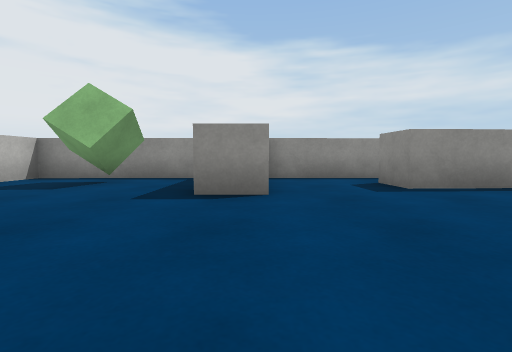
view 1 (above)

24 first-person views from a walk through a Unity game level. The camera is 0.51 m above the floor, tilts 4° down and sees 85° across. The floor is counted in squares, 1 m on a side. Each view is taken from the middle of a square. On the plan, view 1 faces up. The plan holds only what a view shows up to about 9 squares ahead; the rest is blank. The player character is not drawn. Surface patterns are stand-ins for the level's own textures.

view 2
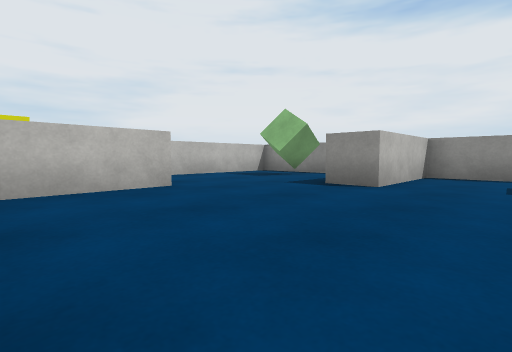

view 3
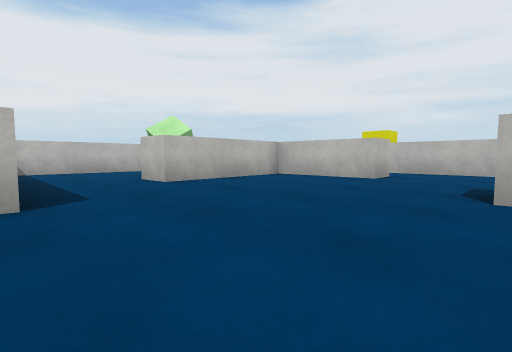

view 4
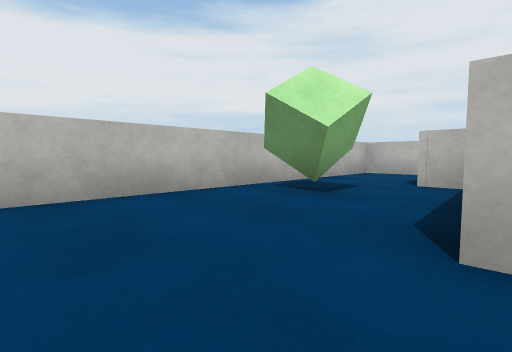

view 5
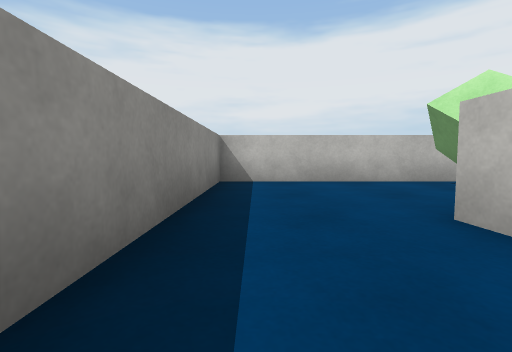

view 6
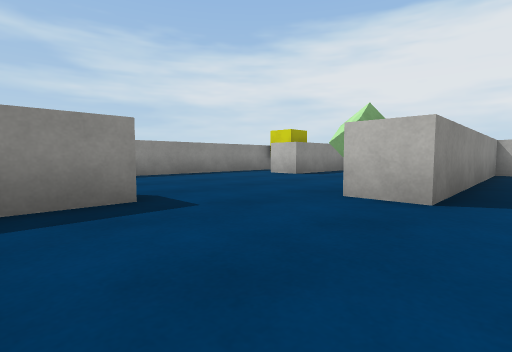

view 7
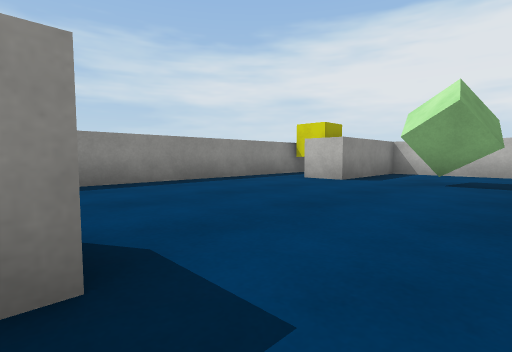

view 8
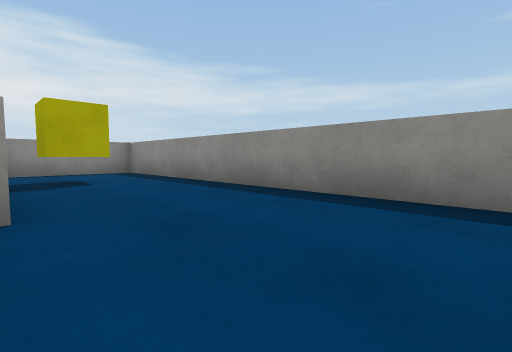

view 9
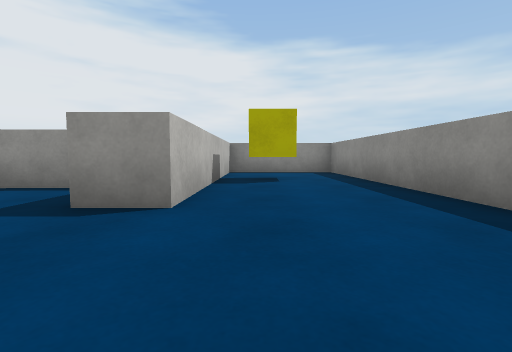

view 10
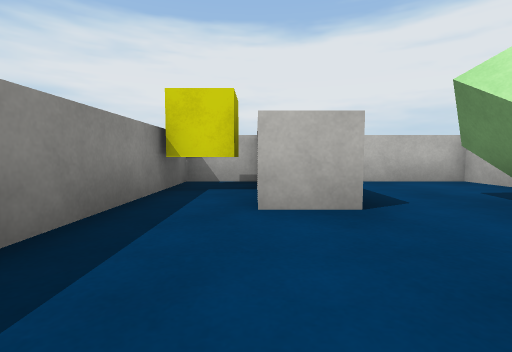

view 11
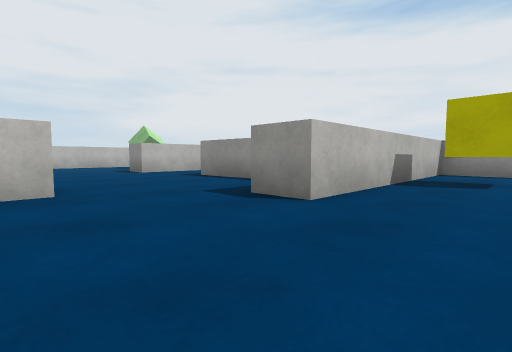

view 12
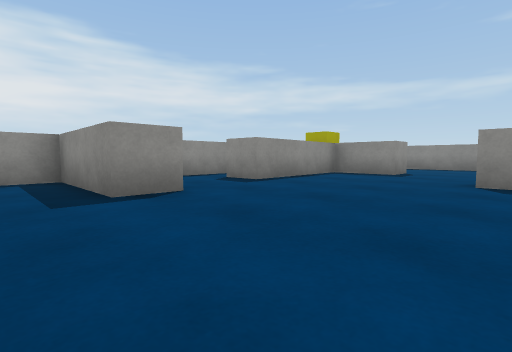

view 13
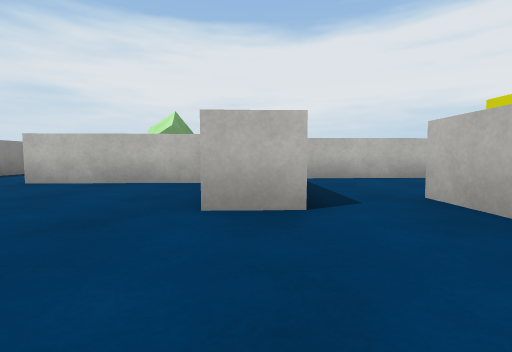

view 14
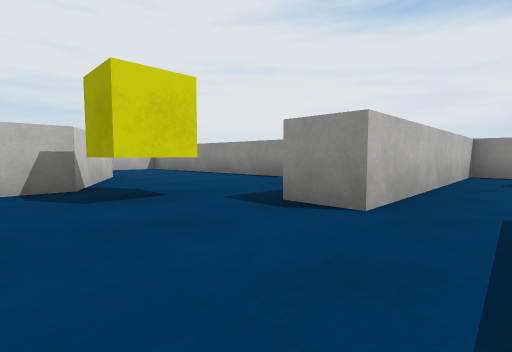

view 15
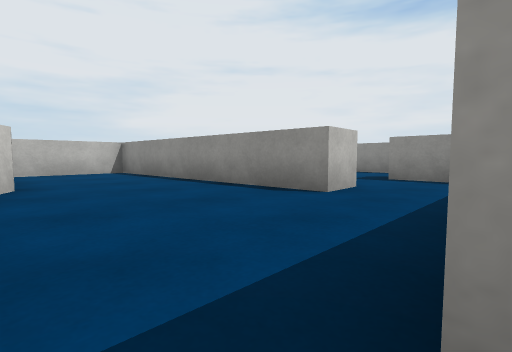

view 16
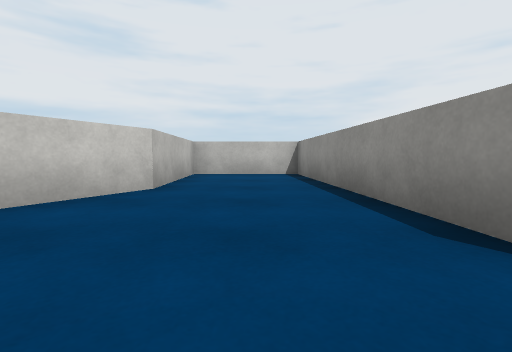

view 17
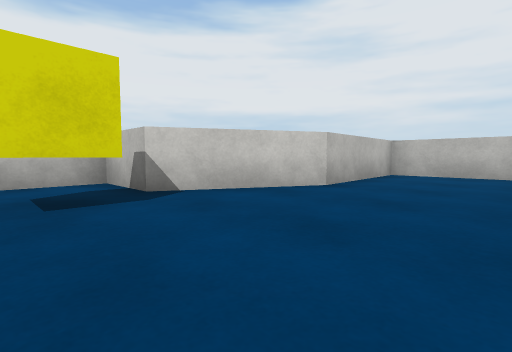

view 18
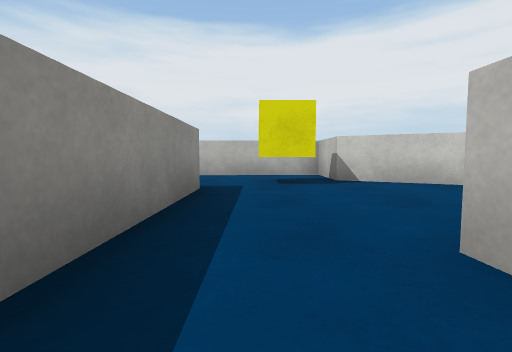

view 19
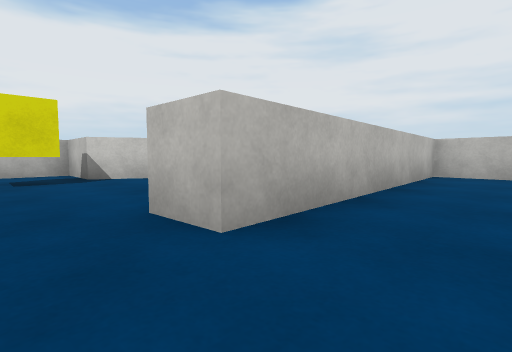

view 20
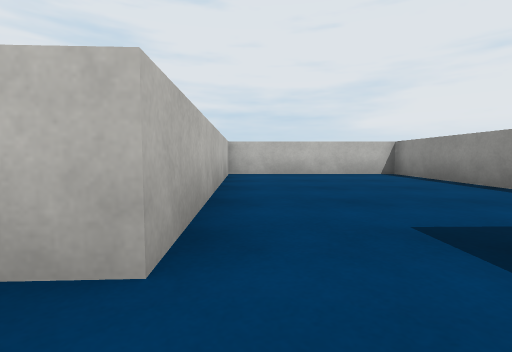

view 21
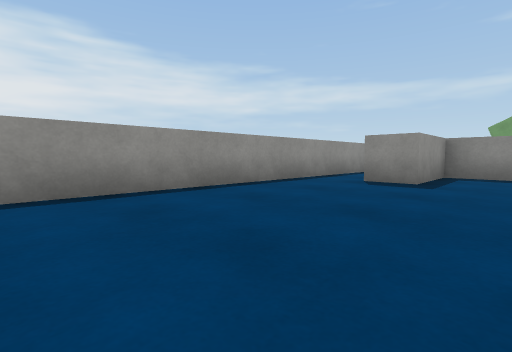

view 22
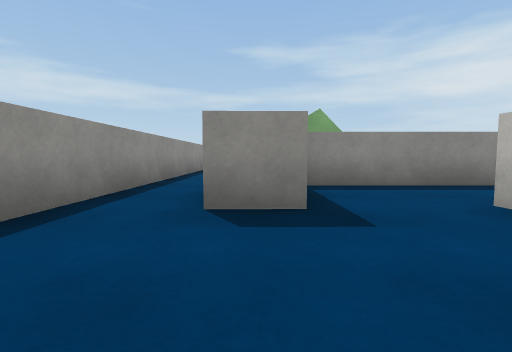

view 23
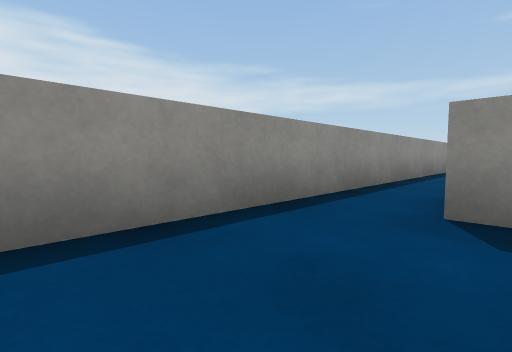

view 24
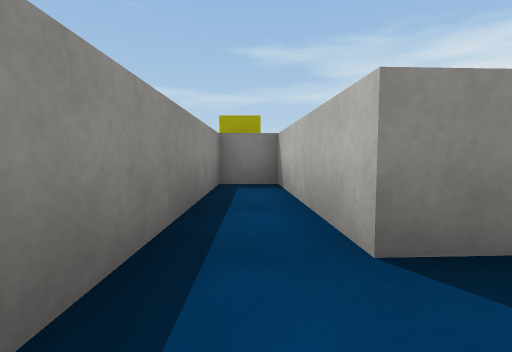

### Floor plan
Points are (right, up) in squares from view 1. A wall is a line through its corners. A room is listed if a view was taken in it or the views show most of it. See-through windows are left out.
Room 1 (views 1, 2, 3, 5, 6, 12, 13)
walls: (0.2, 5.4) (0.2, 3.7) (-0.8, 3.7) (-0.8, 6.6) (-5.1, 6.5) (-5.1, 0.6); (-3.6, 1.4) (-2.5, 1.4) (-2.4, -1.4) (1.3, -1.2); (3.7, -1.5) (3.7, 0.7) (4.7, 0.7); (6.2, 2.7) (6.2, 4.6) (2.4, 4.4) (2.4, 5.4)
ways out: opening at (2.5, -2) to room 2; opening at (5, 2) to room 3; opening at (-4, 1) to room 4; opening at (1.5, 5) to room 6
objects: cube (-3, 5) to (-3, 6)
Room 2 (view 4)
walls: (-2.3, -2.7) (-2.3, -3.5); (1.3, -1.2) (1.4, -2.3); (-5.6, -4.2) (-5.6, -5.7) (3.7, -5.7) (3.7, -1.5)
ways out: opening at (2.5, -2) to room 1
objects: cube (-1, -4) to (0, -4)
Room 3 (views 7, 8, 9, 10, 11)
walls: (4.7, 0.7) (4.7, 0.1); (4.7, -4.6) (4.7, -5.7) (8, -5.7) (8, -2.6) (9, -2.6); (8.9, -5.7) (10.4, -5.7) (10.4, 9) (7.2, 9) (7.2, 2.7) (6.2, 2.7)
ways out: opening at (5, 2) to room 1
objects: cube (6, -3); yellow cube (8, 6); yellow cube (10, -5) to (10, -4)
Room 4 (views 14, 15, 16, 17)
walls: (-8.1, 4.5) (-8.1, 3.5) (-15.1, 3.2) (-15.1, 0.2) (-11.4, 0.4) (-8.7, -1) (-8.7, -2.7) (-4.1, -2.5); (-5.1, 0.6) (-6.1, 0.6) (-6.1, 4.5)
ways out: opening at (-4, 1) to room 1; opening at (-7.5, 4) to room 5
objects: yellow cube (-8, -1) to (-8, 0)
Room 5 (views 18, 19, 20, 21, 22, 23)
walls: (-6.1, 4.5) (-6.1, 6.5) (-8.3, 6.5) (-8.3, 7.5); (-0.4, 9) (-15.1, 9) (-15.1, 4.2) (-8.1, 4.5)
ways out: opening at (-7.5, 4) to room 4
Room 6 (view 24)
walls: (2.4, 5.4) (6.2, 5.6) (6.2, 6.7) (0.2, 6.6) (0.2, 5.4)
ways out: opening at (1.5, 5) to room 1

Positions as (right, up) in squares from view 1, and headings:
1: (0, 0), facing up
2: (2, -1), facing up-left
3: (4, 4), facing down-left
4: (3, -2), facing down-left
5: (3, 0), facing down
6: (3, 4), facing down-right
7: (5, 3), facing down-right
8: (7, 0), facing up-right
9: (8, 0), facing up
10: (9, 0), facing down
11: (9, 0), facing up-left
12: (-2, 0), facing up-right
13: (-3, 4), facing down
14: (-4, -2), facing up-left
15: (-6, 0), facing up-left
16: (-7, 2), facing left
17: (-7, 3), facing down-left
18: (-7, 5), facing down
19: (-7, 6), facing down-left
20: (-7, 5), facing left
21: (-14, 5), facing up-right
22: (-11, 7), facing right
23: (-11, 7), facing up-right
24: (1, 6), facing right
